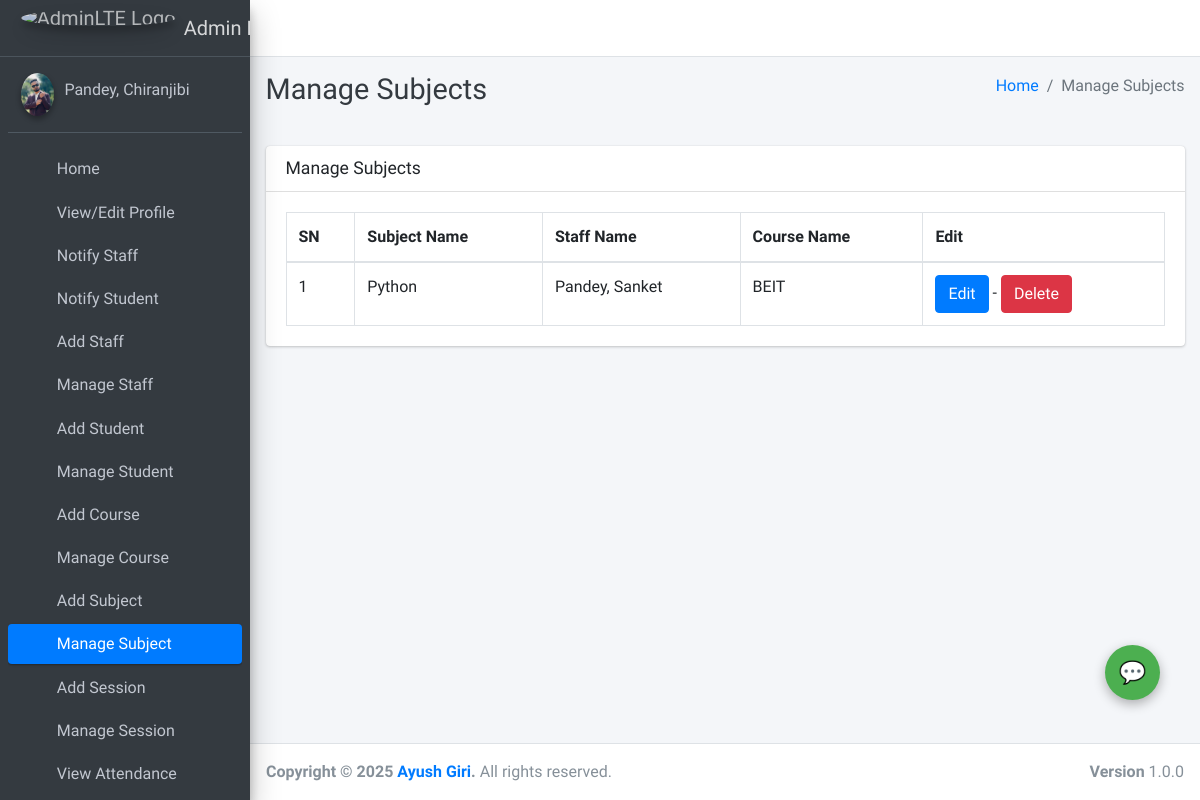
The app's page /subject/manage/ (signed in) with its own data.
### main_app/models.py (models this page shows, shortened)
class CustomUser(AbstractUser):
    USER_TYPE = ((1, "HOD"), (2, "Staff"), (3, "Student"))
    GENDER = [("M", "Male"), ("F", "Female")]
    username = None  # Removed username, using email instead
    email = models.EmailField(unique=True)
    user_type = models.CharField(default=1, choices=USER_TYPE, max_length=1)
    gender = models.CharField(max_length=1, choices=GENDER)
    profile_pic = models.ImageField()
    address = models.TextField()
    fcm_token = models.TextField(default="")  # For firebase notifications
    created_at = models.DateTimeField(auto_now_add=True)
    updated_at = models.DateTimeField(auto_now=True)
    USERNAME_FIELD = "email"
    REQUIRED_FIELDS = []
    objects = CustomUserManager()
    def __str__(self):
        return self.last_name + ", " + self.first_name

class Subject(models.Model):
    name = models.CharField(max_length=120)
    staff = models.ForeignKey(Staff,on_delete=models.CASCADE,)
    course = models.ForeignKey(Course, on_delete=models.CASCADE)
    updated_at = models.DateTimeField(auto_now=True)
    created_at = models.DateTimeField(auto_now_add=True)

class Staff(models.Model):
    course = models.ForeignKey(Course, on_delete=models.DO_NOTHING, null=True, blank=False)
    admin = models.OneToOneField(CustomUser, on_delete=models.CASCADE)

class Course(models.Model):
    name = models.CharField(max_length=120)
    created_at = models.DateTimeField(auto_now_add=True)
    updated_at = models.DateTimeField(auto_now=True)

### main_app/hod_views.py (the view)
# urls.py: path("subject/manage/", hod_views.manage_subject, name='manage_subject'),
def manage_subject(request):
    subjects = Subject.objects.all()
    context = {
        'subjects': subjects,
        'page_title': 'Manage Subjects'
    }
    return render(request, "hod_template/manage_subject.html", context)

### main_app/templates/hod_template/manage_subject.html
{% extends 'main_app/base.html' %}
{% load static %}
{% block page_title %}{{page_title}}{% endblock page_title %}
{% block content %}
<section class="content">
    <div class="container-fluid">
        <div class="row">
            <div class="col-md-12">
                <div class="card">
                    <div class="card-header">
                        <h3 class="card-title">{{page_title}}</h3>
                    </div>
                    <div class="card-body">
                        <table id="example2" class="table table-bordered table-hover">
                            <thead>
                                <tr>
                                    <th>SN</th>
                                    <th>Subject Name</th>
                                    <th>Staff Name</th>
                                    <th>Course Name</th>
                                    <th>Edit</th>
                                </tr>
                            </thead>
                            <tbody>
                                {% for subject in subjects %}
                                <tr>
                                    <td>{{ forloop.counter }}</td>
                                    <td>{{subject.name}}</td>
                                    <td>{{subject.staff.admin}}</td>
                                    <td>{{subject.course.name}}</td>
                                    <td>
                                        <a href="{% url 'edit_subject' subject.id %}" class="btn btn-primary">Edit</a> -
                                        <a href="{% url 'delete_subject' subject.id %}" onclick="return confirm('Are you sure you want to delete this ?')" class="btn btn-danger">Delete</a>
                                    </td>
                                </tr>
                                {% endfor %}
                            </tbody>
                        </table>
                    </div>
                </div>
            </div>
        </div>
    </div>
</section>
{% endblock content %}

### main_app/templates/main_app/sidebar_template.html (shortened to what this page needs)
{% load static %}
<aside class="main-sidebar sidebar-dark-primary elevation-4">
{% if request.user.user_type == '1' %}
    <a href="{% url 'admin_home' %}" class="brand-link">
        <img src="{% static 'dist/img/AdminLTELogo.png' %} " alt="AdminLTE Logo"
            class="brand-image img-circle elevation-3" style="opacity: .8">
        <span class="brand-text font-weight-light">Admin Panel</span>
    </a>
    <div class="sidebar">
        <div class="user-panel mt-3 pb-3 mb-3 d-flex">
            <div class="image">
                <img src="{{ request.user.profile_pic}}" class="img-circle elevation-2" alt="User Image">
            </div>
            <div class="info">
                <a href="#" class="d-block">{{user}}</a>
            </div>
        </div>
        <nav class="mt-2">
            <ul class="nav nav-pills nav-sidebar flex-column" data-widget="treeview" role="menu" data-accordion="false">
                <li class="nav-item">
                    {% url 'admin_home' as admin_home %}
                    <a href="{{admin_home}}" class="nav-link {% if admin_home == request.path %} active {% endif %}">
                        <i class="nav-icon fas fa-th"></i>
                        <p>
                            Home
                        </p>
                    </a>
                </li>
                <li class="nav-item">
                    {% url 'admin_view_profile' as admin_view_profile %}
                    <a href="{{admin_view_profile}}" class="nav-link {% if admin_view_profile == request.path %} active {% endif %}">
                        <i class="nav-icon fas fa-th"></i>
                        <p>
                            View/Edit Profile
                        </p>
                    </a>
                </li>
                <li class="nav-item">
                    {% url 'admin_notify_staff' as admin_notify_staff %}
                    <a href="{{admin_notify_staff}}" class="nav-link {% if admin_notify_staff == request.path %} active {% endif %}">
                        <i class="nav-icon fas fa-th"></i>
                        <p>
                            Notify Staff
                        </p>
                    </a>
                </li>
                <li class="nav-item">
                    {% url 'admin_notify_student' as admin_notify_student %}
                    <a href="{{admin_notify_student}}" class="nav-link {% if admin_notify_student == request.path %} active {% endif %}">
                        <i class="nav-icon fas fa-th"></i>
                        <p>
                            Notify Student
                        </p>
                    </a>
                </li>
                <li class="nav-item">
                    {% url 'add_staff' as add_staff %}
                    <a href="{{add_staff}}" class="nav-link {% if add_staff == request.path %} active {% endif %}">
                        <i class="nav-icon fas fa-th"></i>
                        <p>
                            Add Staff
                        </p>
                    </a>
                </li>
                <li class="nav-item">
                    {% url 'manage_staff' as manage_staff %}
                    {% url 'edit_staff' staff_id as edit_staff %}
                    <a href="{{manage_staff}}"
                        class="nav-link {% if manage_staff == request.path or request.path == edit_staff %} active {% endif %}">
                        <i class="nav-icon fas fa-th"></i>
                        <p>
                            Manage Staff
                        </p>
                    </a>
                </li>
                <li class="nav-item">
                    {% url 'add_student' as add_student%}
                    <a href="{{add_student}}" class="nav-link  {% if add_student == request.path %} active {% endif %}">
                        <i class="nav-icon fas fa-th"></i>
                        <p>
                            Add Student
                        </p>
                    </a>
                </li>
                <li class="nav-item">
                    {% url 'manage_student' as manage_student %}
                    {% url 'edit_student' student_id as edit_student %}
                    <a href="{{manage_student}}"
                        class="nav-link  {% if edit_student == request.path or manage_student == request.path %} active {% endif %}">
                        <i class="nav-icon fas fa-th"></i>
                        <p>
                            Manage Student
                        </p>
                    </a>
                </li>
                <li class="nav-item">
                    {% url 'add_course' as add_course %}
                    <a href="{{add_course}}" class="nav-link  {% if add_course == request.path %} active {% endif %}">
                        <i class="nav-icon fas fa-th"></i>
                        <p>
                            Add Course
                        </p>
                    </a>
                </li>
                <li class="nav-item">
                    {% url 'manage_course' as manage_course %}
                    {% url 'edit_course' course_id as edit_course %}
                    <a href="{{manage_course}}"
                        class="nav-link  {% if edit_course == request.path or manage_course == request.path %} active {% endif %}">
                        <i class="nav-icon fas fa-th"></i>
                        <p>
                            Manage Course
                        </p>
                    </a>
                </li>
                <li class="nav-item">
                    {% url 'add_subject' as add_subject %}
                    <a href="{{add_subject}}" class="nav-link  {% if add_subject == request.path %} active {% endif %}">
                        <i class="nav-icon fas fa-th"></i>
                        <p>
                            Add Subject
                        </p>
                    </a>
                </li>
                <li class="nav-item">
                    {% url 'manage_subject' as manage_subject %}
                    {% url 'edit_subject' subject_id as edit_subject %}
                    <a href="{{manage_subject}}"
                        class="nav-link  {% if edit_subject == request.path or manage_subject == request.path %} active {% endif %}">
                        <i class="nav-icon fas fa-th"></i>
                        <p>
                            Manage Subject
                        </p>
                    </a>
                </li>
                <li class="nav-item">
                    {% url 'add_session' as add_session %}
                    <a href="{{add_session}}" class="nav-link  {% if add_session == request.path %} active {% endif %}">
                        <i class="nav-icon fas fa-th"></i>
                        <p>
                            Add Session
                        </p>
                    </a>
                </li>
                <li class="nav-item">
                {% url 'manage_session' as manage_session %}
                {% url 'edit_session' session_id as edit_session %}
                <a href="{{manage_session}}"
                    class="nav-link  {% if edit_session == request.path or manage_session == request.path %} active {% endif %}">
                    <i class="nav-icon fas fa-th"></i>
                    <p>
                        Manage Session
                    </p>
                </a>
        </li>
                <li class="nav-item">
                    {% url 'admin_view_attendance' as admin_view_attendance %}
                    <li class="nav-item">
                        <a href="{{admin_view_attendance}}" class="nav-link  {% if admin_view_attendance == request.path %} active {% endif %}">
                            <i class="nav-icon fas fa-th"></i>
                            <p>
                                View Attendance
                            </p>
                        </a>
                    </li>
{% endif %}
</ul>
</nav>
</div>
</aside>

### main_app/templates/main_app/footer.html (style rules this page uses)
html, body { overflow-x: hidden; overflow-y: auto; }

### records on screen
CustomUser: last_name+first_name "Pandey, Chiranjibi"
Subject: name "Python", staff.admin "Pandey, Sanket", course.name "BEIT"

### other values on screen
{{ page_title }} "Manage Subjects"
